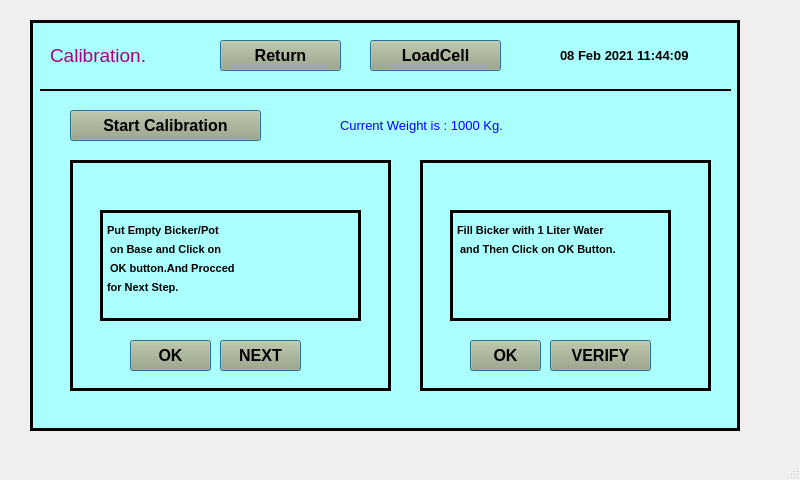
<?xml version="1.0" encoding="UTF-8"?>
<ui version="4.0">
 <class>MainWindow</class>
 <widget class="QMainWindow" name="MainWindow">
  <property name="geometry">
   <rect>
    <x>0</x>
    <y>0</y>
    <width>800</width>
    <height>480</height>
   </rect>
  </property>
  <property name="windowTitle">
   <string>MainWindow</string>
  </property>
  <widget class="QWidget" name="centralwidget">
   <widget class="QFrame" name="frame">
    <property name="geometry">
     <rect>
      <x>30</x>
      <y>20</y>
      <width>710</width>
      <height>411</height>
     </rect>
    </property>
    <property name="autoFillBackground">
     <bool>false</bool>
    </property>
    <property name="styleSheet">
     <string notr="true">background-color: rgb(170, 255, 255);
</string>
    </property>
    <property name="frameShape">
     <enum>QFrame::Box</enum>
    </property>
    <property name="frameShadow">
     <enum>QFrame::Plain</enum>
    </property>
    <property name="lineWidth">
     <number>3</number>
    </property>
    <widget class="QLabel" name="label">
     <property name="geometry">
      <rect>
       <x>530</x>
       <y>20</y>
       <width>151</width>
       <height>31</height>
      </rect>
     </property>
     <property name="font">
      <font>
       <family>Arial</family>
       <pointsize>10</pointsize>
       <weight>75</weight>
       <bold>true</bold>
      </font>
     </property>
     <property name="text">
      <string>08 Feb 2021 11:44:09</string>
     </property>
    </widget>
    <widget class="QPushButton" name="pushButton_7">
     <property name="geometry">
      <rect>
       <x>40</x>
       <y>90</y>
       <width>191</width>
       <height>31</height>
      </rect>
     </property>
     <property name="font">
      <font>
       <family>Arial</family>
       <pointsize>12</pointsize>
       <weight>75</weight>
       <bold>true</bold>
      </font>
     </property>
     <property name="styleSheet">
      <string notr="true">background-color: rgb(170, 170, 127);
</string>
     </property>
     <property name="text">
      <string>Start Calibration</string>
     </property>
     <property name="autoDefault">
      <bool>true</bool>
     </property>
     <property name="default">
      <bool>true</bool>
     </property>
     <property name="flat">
      <bool>false</bool>
     </property>
    </widget>
    <widget class="QLabel" name="label_4">
     <property name="geometry">
      <rect>
       <x>20</x>
       <y>20</y>
       <width>141</width>
       <height>31</height>
      </rect>
     </property>
     <property name="font">
      <font>
       <family>Arial</family>
       <pointsize>14</pointsize>
      </font>
     </property>
     <property name="styleSheet">
      <string notr="true">color: rgb(170, 0, 127);</string>
     </property>
     <property name="text">
      <string>Calibration.</string>
     </property>
    </widget>
    <widget class="QFrame" name="frame_2">
     <property name="geometry">
      <rect>
       <x>40</x>
       <y>140</y>
       <width>321</width>
       <height>231</height>
      </rect>
     </property>
     <property name="frameShape">
      <enum>QFrame::Box</enum>
     </property>
     <property name="frameShadow">
      <enum>QFrame::Plain</enum>
     </property>
     <property name="lineWidth">
      <number>3</number>
     </property>
     <widget class="QPushButton" name="pushButton_8">
      <property name="geometry">
       <rect>
        <x>60</x>
        <y>180</y>
        <width>81</width>
        <height>31</height>
       </rect>
      </property>
      <property name="font">
       <font>
        <family>Arial</family>
        <pointsize>12</pointsize>
        <weight>75</weight>
        <bold>true</bold>
       </font>
      </property>
      <property name="styleSheet">
       <string notr="true">background-color: rgb(170, 170, 127);
</string>
      </property>
      <property name="text">
       <string>OK</string>
      </property>
      <property name="autoDefault">
       <bool>true</bool>
      </property>
      <property name="default">
       <bool>true</bool>
      </property>
      <property name="flat">
       <bool>false</bool>
      </property>
     </widget>
     <widget class="QPushButton" name="pushButton_11">
      <property name="geometry">
       <rect>
        <x>150</x>
        <y>180</y>
        <width>81</width>
        <height>31</height>
       </rect>
      </property>
      <property name="font">
       <font>
        <family>Arial</family>
        <pointsize>12</pointsize>
        <weight>75</weight>
        <bold>true</bold>
       </font>
      </property>
      <property name="styleSheet">
       <string notr="true">background-color: rgb(170, 170, 127);
</string>
      </property>
      <property name="text">
       <string>NEXT</string>
      </property>
      <property name="autoDefault">
       <bool>true</bool>
      </property>
      <property name="default">
       <bool>true</bool>
      </property>
      <property name="flat">
       <bool>false</bool>
      </property>
     </widget>
     <widget class="QTextEdit" name="textEdit">
      <property name="geometry">
       <rect>
        <x>30</x>
        <y>50</y>
        <width>261</width>
        <height>111</height>
       </rect>
      </property>
      <property name="font">
       <font>
        <family>Arial</family>
        <pointsize>7</pointsize>
       </font>
      </property>
      <property name="frameShape">
       <enum>QFrame::Box</enum>
      </property>
      <property name="frameShadow">
       <enum>QFrame::Plain</enum>
      </property>
      <property name="lineWidth">
       <number>3</number>
      </property>
      <property name="html">
       <string>&lt;!DOCTYPE HTML PUBLIC &quot;-//W3C//DTD HTML 4.0//EN&quot; &quot;http://www.w3.org/TR/REC-html40/strict.dtd&quot;&gt;
&lt;html&gt;&lt;head&gt;&lt;meta name=&quot;qrichtext&quot; content=&quot;1&quot; /&gt;&lt;style type=&quot;text/css&quot;&gt;
p, li { white-space: pre-wrap; }
&lt;/style&gt;&lt;/head&gt;&lt;body style=&quot; font-family:'Arial'; font-size:7pt; font-weight:400; font-style:normal;&quot;&gt;
&lt;p style=&quot; margin-top:0px; margin-bottom:0px; margin-left:0px; margin-right:0px; -qt-block-indent:0; text-indent:0px;&quot;&gt;&lt;span style=&quot; font-family:'MS Shell Dlg 2'; font-size:12pt; font-weight:600; vertical-align:sub;&quot;&gt;Put Empty Bicker/Pot&lt;/span&gt;&lt;/p&gt;
&lt;p style=&quot; margin-top:0px; margin-bottom:0px; margin-left:0px; margin-right:0px; -qt-block-indent:0; text-indent:0px;&quot;&gt;&lt;span style=&quot; font-family:'MS Shell Dlg 2'; font-size:12pt; font-weight:600; vertical-align:sub;&quot;&gt; on Base and Click on&lt;/span&gt;&lt;/p&gt;
&lt;p style=&quot; margin-top:0px; margin-bottom:0px; margin-left:0px; margin-right:0px; -qt-block-indent:0; text-indent:0px;&quot;&gt;&lt;span style=&quot; font-family:'MS Shell Dlg 2'; font-size:12pt; font-weight:600; vertical-align:sub;&quot;&gt; OK button.And Procced &lt;/span&gt;&lt;/p&gt;
&lt;p style=&quot; margin-top:0px; margin-bottom:0px; margin-left:0px; margin-right:0px; -qt-block-indent:0; text-indent:0px;&quot;&gt;&lt;span style=&quot; font-family:'MS Shell Dlg 2'; font-size:12pt; font-weight:600; vertical-align:sub;&quot;&gt;for Next Step.&lt;/span&gt;&lt;/p&gt;&lt;/body&gt;&lt;/html&gt;</string>
      </property>
     </widget>
    </widget>
    <widget class="QFrame" name="frame_3">
     <property name="geometry">
      <rect>
       <x>390</x>
       <y>140</y>
       <width>291</width>
       <height>231</height>
      </rect>
     </property>
     <property name="font">
      <font>
       <family>Arial</family>
       <pointsize>12</pointsize>
       <weight>75</weight>
       <bold>true</bold>
      </font>
     </property>
     <property name="frameShape">
      <enum>QFrame::Box</enum>
     </property>
     <property name="frameShadow">
      <enum>QFrame::Plain</enum>
     </property>
     <property name="lineWidth">
      <number>3</number>
     </property>
     <widget class="QPushButton" name="pushButton_9">
      <property name="geometry">
       <rect>
        <x>50</x>
        <y>180</y>
        <width>71</width>
        <height>31</height>
       </rect>
      </property>
      <property name="font">
       <font>
        <family>Arial</family>
        <pointsize>12</pointsize>
        <weight>75</weight>
        <bold>true</bold>
       </font>
      </property>
      <property name="styleSheet">
       <string notr="true">background-color: rgb(170, 170, 127);
</string>
      </property>
      <property name="text">
       <string>OK</string>
      </property>
      <property name="autoDefault">
       <bool>true</bool>
      </property>
      <property name="default">
       <bool>true</bool>
      </property>
      <property name="flat">
       <bool>false</bool>
      </property>
     </widget>
     <widget class="QPushButton" name="pushButton_12">
      <property name="geometry">
       <rect>
        <x>130</x>
        <y>180</y>
        <width>101</width>
        <height>31</height>
       </rect>
      </property>
      <property name="font">
       <font>
        <family>Arial</family>
        <pointsize>12</pointsize>
        <weight>75</weight>
        <bold>true</bold>
       </font>
      </property>
      <property name="styleSheet">
       <string notr="true">background-color: rgb(170, 170, 127);
</string>
      </property>
      <property name="text">
       <string>VERIFY</string>
      </property>
      <property name="autoDefault">
       <bool>true</bool>
      </property>
      <property name="default">
       <bool>true</bool>
      </property>
      <property name="flat">
       <bool>false</bool>
      </property>
     </widget>
     <widget class="QTextEdit" name="textEdit_2">
      <property name="geometry">
       <rect>
        <x>30</x>
        <y>50</y>
        <width>221</width>
        <height>111</height>
       </rect>
      </property>
      <property name="frameShape">
       <enum>QFrame::Box</enum>
      </property>
      <property name="frameShadow">
       <enum>QFrame::Plain</enum>
      </property>
      <property name="lineWidth">
       <number>3</number>
      </property>
      <property name="html">
       <string>&lt;!DOCTYPE HTML PUBLIC &quot;-//W3C//DTD HTML 4.0//EN&quot; &quot;http://www.w3.org/TR/REC-html40/strict.dtd&quot;&gt;
&lt;html&gt;&lt;head&gt;&lt;meta name=&quot;qrichtext&quot; content=&quot;1&quot; /&gt;&lt;style type=&quot;text/css&quot;&gt;
p, li { white-space: pre-wrap; }
&lt;/style&gt;&lt;/head&gt;&lt;body style=&quot; font-family:'MS Shell Dlg 2'; font-size:8.25pt; font-weight:400; font-style:normal;&quot;&gt;
&lt;p style=&quot; margin-top:0px; margin-bottom:0px; margin-left:0px; margin-right:0px; -qt-block-indent:0; text-indent:0px;&quot;&gt;&lt;span style=&quot; font-size:12pt; font-weight:600; vertical-align:sub;&quot;&gt;Fill Bicker with 1 Liter Water&lt;/span&gt;&lt;/p&gt;
&lt;p style=&quot; margin-top:0px; margin-bottom:0px; margin-left:0px; margin-right:0px; -qt-block-indent:0; text-indent:0px;&quot;&gt;&lt;span style=&quot; font-size:12pt; font-weight:600; vertical-align:sub;&quot;&gt; and Then Click on OK Button.&lt;/span&gt;&lt;/p&gt;&lt;/body&gt;&lt;/html&gt;</string>
      </property>
     </widget>
    </widget>
    <widget class="QLabel" name="label_5">
     <property name="geometry">
      <rect>
       <x>310</x>
       <y>90</y>
       <width>351</width>
       <height>31</height>
      </rect>
     </property>
     <property name="font">
      <font>
       <family>Arial</family>
       <pointsize>10</pointsize>
      </font>
     </property>
     <property name="styleSheet">
      <string notr="true">color: rgb(0, 0, 255);</string>
     </property>
     <property name="text">
      <string>Current Weight is : 1000 Kg.</string>
     </property>
    </widget>
    <widget class="QPushButton" name="pushButton_10">
     <property name="geometry">
      <rect>
       <x>190</x>
       <y>20</y>
       <width>121</width>
       <height>31</height>
      </rect>
     </property>
     <property name="font">
      <font>
       <family>Arial</family>
       <pointsize>12</pointsize>
       <weight>75</weight>
       <bold>true</bold>
      </font>
     </property>
     <property name="styleSheet">
      <string notr="true">background-color: rgb(170, 170, 127);
</string>
     </property>
     <property name="text">
      <string>Return</string>
     </property>
     <property name="autoDefault">
      <bool>true</bool>
     </property>
     <property name="default">
      <bool>true</bool>
     </property>
     <property name="flat">
      <bool>false</bool>
     </property>
    </widget>
    <widget class="Line" name="line">
     <property name="geometry">
      <rect>
       <x>10</x>
       <y>60</y>
       <width>691</width>
       <height>20</height>
      </rect>
     </property>
     <property name="frameShadow">
      <enum>QFrame::Plain</enum>
     </property>
     <property name="lineWidth">
      <number>2</number>
     </property>
     <property name="orientation">
      <enum>Qt::Horizontal</enum>
     </property>
    </widget>
    <widget class="QPushButton" name="pushButton_13">
     <property name="geometry">
      <rect>
       <x>340</x>
       <y>20</y>
       <width>131</width>
       <height>31</height>
      </rect>
     </property>
     <property name="font">
      <font>
       <family>Arial</family>
       <pointsize>12</pointsize>
       <weight>75</weight>
       <bold>true</bold>
      </font>
     </property>
     <property name="styleSheet">
      <string notr="true">background-color: rgb(170, 170, 127);
</string>
     </property>
     <property name="text">
      <string>LoadCell</string>
     </property>
     <property name="autoDefault">
      <bool>true</bool>
     </property>
     <property name="default">
      <bool>true</bool>
     </property>
     <property name="flat">
      <bool>false</bool>
     </property>
    </widget>
   </widget>
  </widget>
  <widget class="QMenuBar" name="menubar">
   <property name="geometry">
    <rect>
     <x>0</x>
     <y>0</y>
     <width>800</width>
     <height>21</height>
    </rect>
   </property>
  </widget>
  <widget class="QStatusBar" name="statusbar"/>
 </widget>
 <resources/>
 <connections/>
</ui>
